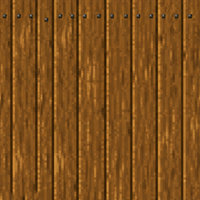
#> input picture design/act1-towns/ground/ground-deck.png, 200 x 200 px, given in place of ground-grass.png, which was not available
$ python compose_town_ground.py
#> lines starting #> are read from the running program, lines starting #| are printed output that depends on the picture; pictures that were not available may be replaced by others from this repository, and a replacement may not be noted
#!/usr/bin/env python3
"""Lay the tiled ground for Port Sapphire, using the SHIPPED PLATE'S PAVING as the street shape.

THE LAYOUT IS NOT INVENTED HERE, AND THAT IS THE POINT. Owner rejected v8 for re-laying the streets
as a symmetric cross: "the game is not build on squares so it needs to look more natural." The
shipped plate's paving network is organic and has never been criticised, and
derive_town_walkable.py thresholds that same paving to decide where the player may walk. So the
mask is LIFTED from the shipping plate, not redrawn -- the art changes, the streets do not.

THE GRASS->PAVING JOIN IS DRAWN ART, NOT A CUT. A hard boolean edge between two tiled fields reads
as a vector shape no matter how good the two fields are. The generated `edge` swatch is one
continuous drawn transition with loose cobbles scattering into the grass, its boundary running down
the middle of the tile. So a plate pixel at signed distance d from the mask boundary samples that
swatch at x = half + d: the transition on the plate IS the drawn transition, positioned by the
distance field instead of being blended.

Per-tile orientation is varied from a position hash. A 240px tile repeats every 8 cells, which the
eye finds instantly if every copy is identical; four orientations push the visible period to 16.
"""
from __future__ import annotations
import argparse, os
import numpy as np
import json
from PIL import Image, ImageDraw
from scipy.ndimage import distance_transform_edt

ROOT = os.path.dirname(os.path.dirname(os.path.abspath(__file__)))
G = os.path.join(ROOT, "design/act1-towns/ground")
WALKABLE = os.path.join(ROOT, "public/act1-hifi/town/portSapphire-walkable.json")
WORLD_PX_PER_CELL = 16        # portSapphire-town.json
PX_PER_CELL = 30              # 16 world px per cell * 1.875 art px per world px


def load(name):
    return np.asarray(Image.open(os.path.join(G, f"ground-{name}.png")).convert("RGB"))


def field(tile, h, w, vary=True):
    """Tile `tile` over h x w, varying orientation per tile from a position hash."""
    t = tile.shape[0]
    out = np.empty((h, w, 3), dtype=np.uint8)
    for ty in range(0, h, t):
        for tx in range(0, w, t):
            v = tile
            if vary:
                k = (hash((tx // t, ty // t, 0xA17)) >> 3) & 3
                v = np.rot90(tile, k) if k else tile
                if (k & 1): v = v[:, ::-1]
            hh = min(t, h - ty); ww = min(t, w - tx)
            out[ty:ty + hh, tx:tx + ww] = v[:hh, :ww]
    return out


def paving_mask(cell0, cell1, h, w):
    """The street network, RASTERISED FROM THE WALKABLE AUTHORITY -- not thresholded out of the art.

    An earlier pass took the mask by luminance-thresholding the shipped painting, the way
    derive_town_walkable.py does. That is backwards and it measured 3.9% paving in the town centre:
    at luminance >= 150 the shipped paving reads as scattered bright STONES, not as a street, so an
    opening pass to kill the speckle killed the street with it.

    portSapphire-walkable.json is the collision authority for this map -- an organic 211-point
    polygon with three holes, in the same 1040 world px space the art covers. Painting the paving
    where the authority says the player may walk makes the art and the collision agree BY
    CONSTRUCTION, instead of hoping a threshold recovers one from the other.
    """
    reg = json.load(open(WALKABLE))["regions"][0]
    scale = w / ((cell1[0] - cell0[0]) * WORLD_PX_PER_CELL)      # plate px per world px
    ox, oy = cell0[0] * WORLD_PX_PER_CELL, cell0[1] * WORLD_PX_PER_CELL

    def ring(pts):
        return [((p["x"] - ox) * scale, (p["y"] - oy) * scale) for p in pts]

    img = Image.new("L", (w, h), 0)
    dr = ImageDraw.Draw(img)
    dr.polygon(ring(reg["outer"]), fill=255)
    for hole in reg.get("holes", []):
        dr.polygon(ring(hole), fill=0)
    return np.asarray(img) > 127


def compose(cell0, cell1, out_path, seed=0xA17):
    w = int(round((cell1[0] - cell0[0]) * PX_PER_CELL))
    h = int(round((cell1[1] - cell0[1]) * PX_PER_CELL))
    grass, paving, edge = load("grass"), load("paving"), load("edge")
#> in load, returned value is the input picture: shape (200, 200, 3); mean R, G, B 127.4, 79.5, 27.6
#> call 2 of load, with name = 'paving'
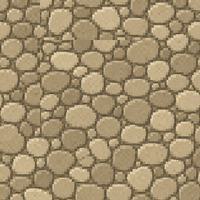
#> input picture design/act1-towns/ground/ground-paving.png, 200 x 200 px
#> in load, returned value is the input picture: shape (200, 200, 3); mean R, G, B 162.2, 143.4, 109.6
    gf, pf = field(grass, h, w), field(paving, h, w)
#> after the loop in field, `for ty in range(0, h, t):`:
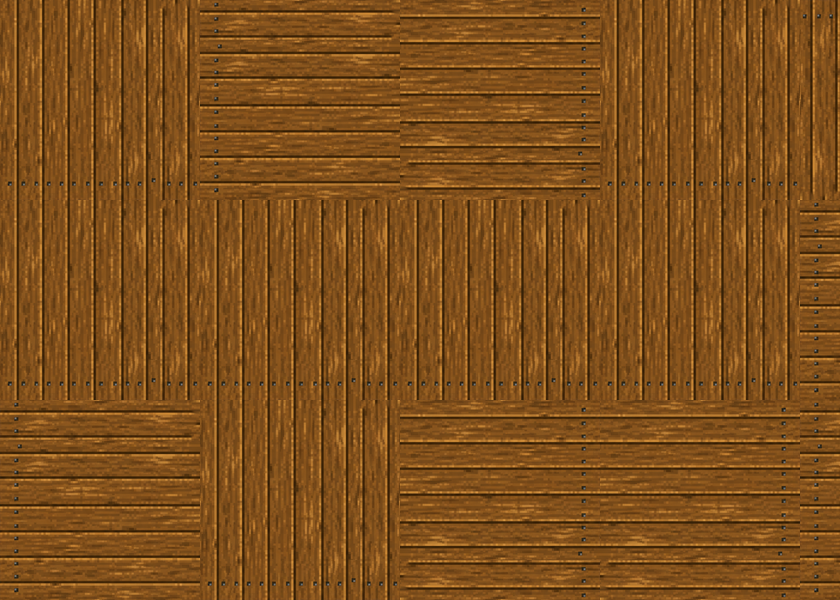
#> out: shape (600, 840, 3); mean R, G, B 127.3, 79.5, 27.6
#> call 2 of field, with h = 600, w = 840, vary = True
#> after the loop in field (call 2), `for ty in range(0, h, t):`:
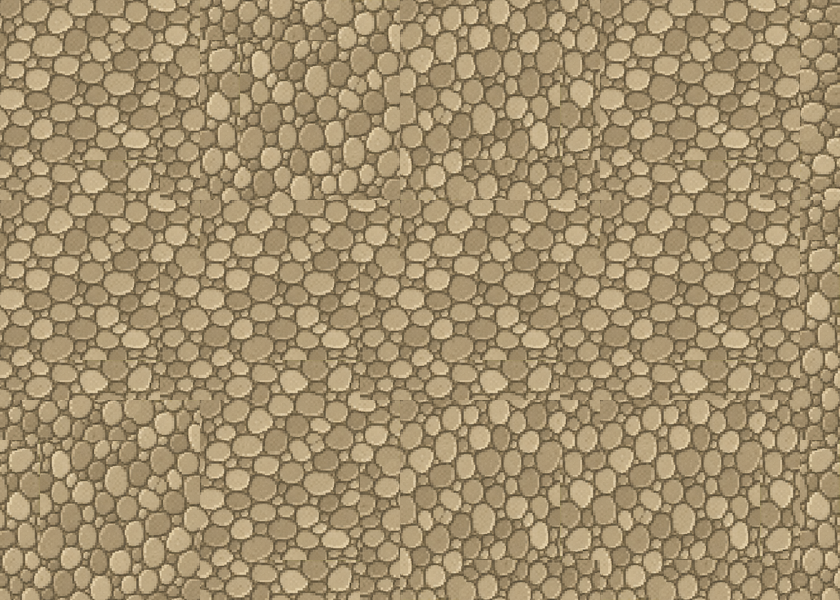
#> out: shape (600, 840, 3); mean R, G, B 162.2, 143.3, 109.6
    ef = field(edge, h, w, vary=False)              # the edge swatch has a direction; do not rotate it
#> call 3 of field, with h = 600, w = 840, vary = False
#> after the loop in field (call 3), `for ty in range(0, h, t):`:
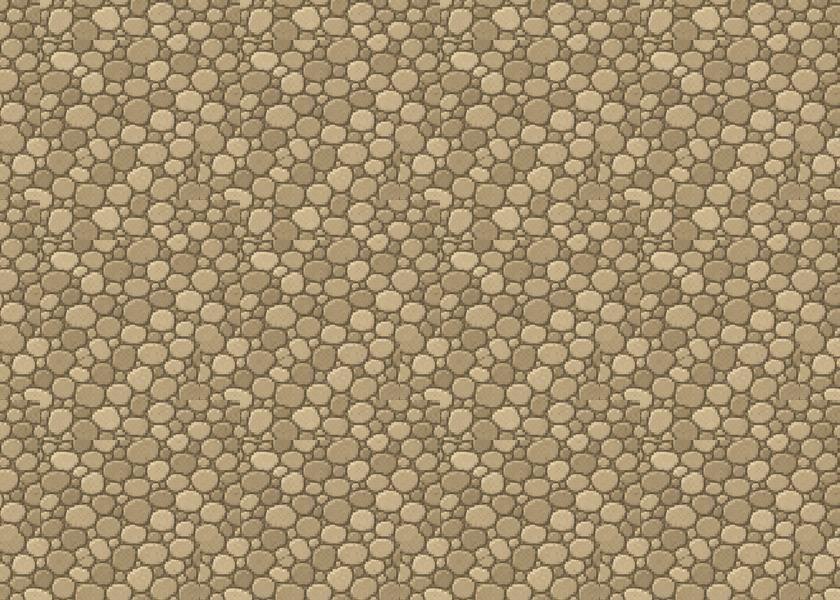
#> out: shape (600, 840, 3); mean R, G, B 162.2, 143.3, 109.6

    m = paving_mask(cell0, cell1, h, w)

    # THE JOIN IS DISPLACED AT COBBLE SCALE, NOT SAMPLED FROM A SWATCH.
    # First attempt sampled the generated `edge` swatch by signed distance, mapping d to a column
    # of that swatch. It smeared: along any run of pixels sharing a distance, the same drawn column
    # repeats sideways, and with a band wide enough to matter (114 px, nearly four cells) that
    # covered most of the patch in horizontal streaks.
    # What actually breaks a boundary is displacing it by noise correlated at the size of the
    # features either side. Smoothed at ~12 px -- one cobble -- the polygon edge stops being a
    # polygon edge and starts wandering around individual stones, which is the look the swatch was
    # being asked to supply.
    rng = np.random.default_rng(seed)
    d = distance_transform_edt(m) - distance_transform_edt(~m)
    n = rng.random((h // 12 + 2, w // 12 + 2))
    n = np.asarray(Image.fromarray((n * 255).astype(np.uint8)).resize((w, h), Image.BICUBIC)).astype(float)
    n = (n / 255.0 - 0.5) * 2.0
    m2 = (d + n * 11.0) > 0

    out = np.where(m2[..., None], pf, gf)

    # Grass tufts push up between the outermost stones: a thin inner rim of the street keeps some
    # grass, so the paving does not start with a clean line of its own.
    rim = m2 & (d < 9) & (n > 0.15)
    out = np.where(rim[..., None], gf, out)
    # ...and loose stones sit a little way out into the grass.
    stray = (~m2) & (d > -16) & (n < -0.45)
    out = np.where(stray[..., None], pf, out)

    Image.fromarray(out).save(out_path)
    print(f"  ground {w}x{h}  cells {cell0}->{cell1}  paving {100*m.mean():.1f}%  -> "
          f"{os.path.relpath(out_path, ROOT)}")
    return out, m


if __name__ == "__main__":
    ap = argparse.ArgumentParser()
    ap.add_argument("--cells", default="18,20,46,40", help="x0,y0,x1,y1 in town cells")
    ap.add_argument("--out", default=os.path.join(G, "pilot-ground.png"))
    a = ap.parse_args()
    x0, y0, x1, y1 = (float(v) for v in a.cells.split(","))
#> (the run stopped early here; a loop or call above may not have finished)
